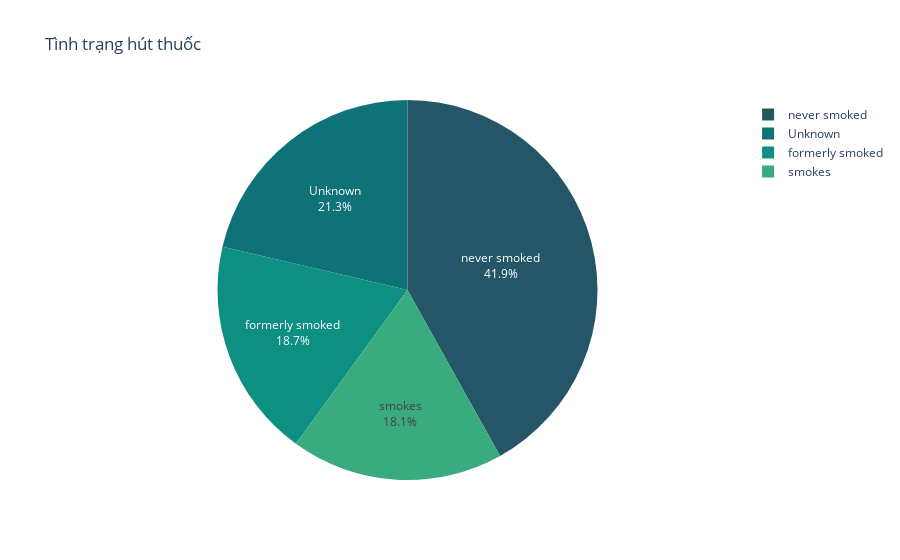

The code cell stored with this chart in its notebook:
### Code cell
smoking_status = dict(data_raw['smoking_status'].value_counts())

fig = px.pie(names = smoking_status.keys(),values = smoking_status.values(),title = 'Tình trạng hút thuốc',color_discrete_sequence=px.colors.sequential.Aggrnyl)
fig.update_traces(textposition='inside', textinfo='percent+label')

### Figure 1 — Plotly figure (JSON) as saved in the notebook; plotly's stock layout.template omitted (floating-point values rounded to 4 significant figures)
{"data": [{"domain": {"x": [0, 1], "y": [0, 1]}, "hovertemplate": "label=%{label}<br>value=%{value}<extra></extra>", "labels": ["never smoked", "Unknown", "formerly smoked", "smokes"], "legendgroup": "", "name": "", "showlegend": true, "textinfo": "percent+label", "textposition": "inside", "type": "pie", "values": [1466, 747, 653, 633]}], "layout": {"legend": {"tracegroupgap": 0}, "piecolorway": ["rgb(36, 86, 104)", "rgb(15, 114, 121)", "rgb(13, 143, 129)", "rgb(57, 171, 126)", "rgb(110, 197, 116)", "rgb(169, 220, 103)", "rgb(237, 239, 93)"], "title": {"text": "Tình trạng hút thuốc"}}}
